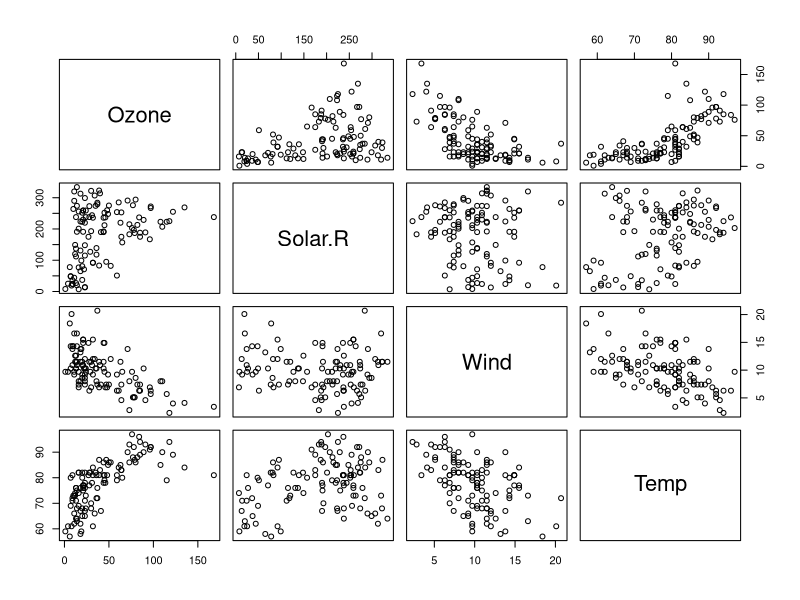
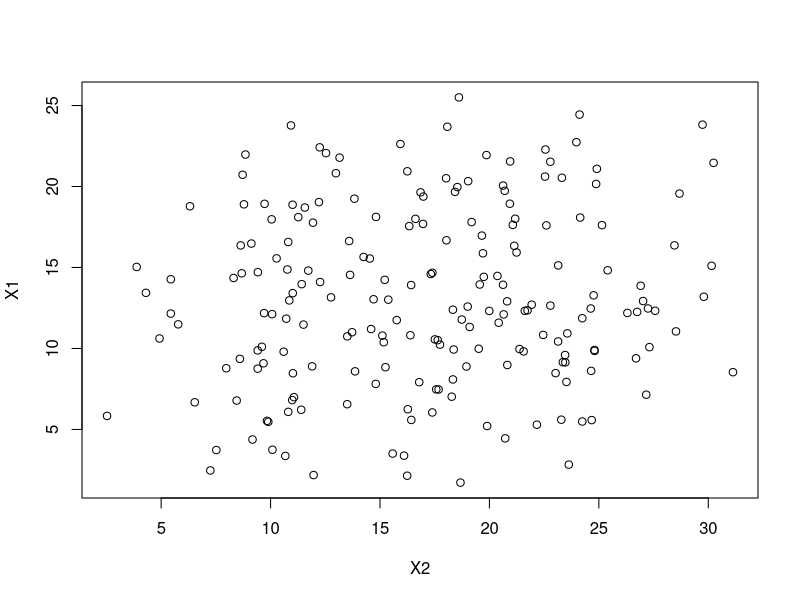

The R source for these figures, in order:
###Data load, clean, basic interpretation
data("airquality")
head(airquality, 15)
#install.packages("dplyr")
library(dplyr)
airquality1 = airquality %>%
  subset(is.na(Solar.R)==FALSE & is.na(Ozone)==FALSE)
pairs(airquality1[,c(1:4)])
cor(airquality[,c(1:4)], use="na.or.complete")
###Exercise 1: Adjust code to reduce cor between X1 and X2 and report what effect 
#this has on regression coefficient values.
Y = seq(from=0, to=20, by=0.1)
X1 = (Y-2)/3 + runif(length(Y), min=0.5, max=20)#changed from max of 2 to 20
X2 = (Y+3)/2 + runif(length(Y), min=0.5, max=20)#changed from max of 2 to 20
df = as.data.frame(cbind(Y, X1, X2))
summary(lm(Y~X1, data=df))
summary(lm(Y~X2, data=df))
summary(lm(Y~X1+X2, data=df))
plot(X1~X2)
cor(X1, X2)#as the amount of error (noise) increases, the correlation between x1 and x2 decreases.
#However, the regression coefficients are still very off from where they should be (around 0.3 for both instead of 3 for x1 and 2 for x2).
###
###Exercise 2
mod1 = lm(Temp~Wind, data=airquality1)
summary(mod1)
mod2 = lm(Temp~Wind+Solar.R, data=airquality1)
summary(mod2)
mod3 = lm(Temp~Wind+Solar.R+Ozone, data = airquality1)
summary(mod3)#Model 3 explains more of the variance in the dependent variable (Adjusted R2 = 0.4858) than the other two models.
anova(mod1, mod2, mod3)#Model 3 explains more variance than the other models and has reasonable coefficient estimates based on anova table (Smaller RSS and significant).
###
###Exercise 3
AIC(mod1, mod2, mod3)#model 3 has the lowest AIC value (747.5795, greater than 10 difference) so we would conclude that this is the best model to use of the three.
